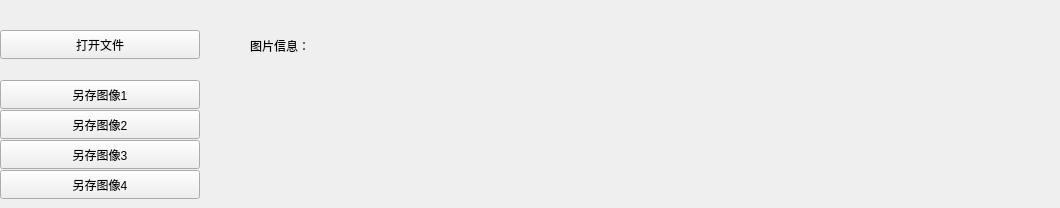
     <widget class="QWidget" name="tab">
      <attribute name="title">
       <string>文件操作</string>
      </attribute>
      <widget class="QPushButton" name="p0Button1">
       <property name="geometry">
        <rect>
         <x>0</x>
         <y>30</y>
         <width>200</width>
         <height>29</height>
        </rect>
       </property>
       <property name="minimumSize">
        <size>
         <width>200</width>
         <height>0</height>
        </size>
       </property>
       <property name="maximumSize">
        <size>
         <width>800</width>
         <height>16777215</height>
        </size>
       </property>
       <property name="text">
        <string>打开文件</string>
       </property>
      </widget>
      <widget class="QPushButton" name="p0Button3">
       <property name="geometry">
        <rect>
         <x>0</x>
         <y>80</y>
         <width>200</width>
         <height>29</height>
        </rect>
       </property>
       <property name="minimumSize">
        <size>
         <width>200</width>
         <height>0</height>
        </size>
       </property>
       <property name="maximumSize">
        <size>
         <width>800</width>
         <height>16777215</height>
        </size>
       </property>
       <property name="text">
        <string>另存图像1</string>
       </property>
      </widget>
      <widget class="QPushButton" name="p0Button3_2">
       <property name="geometry">
        <rect>
         <x>0</x>
         <y>110</y>
         <width>200</width>
         <height>29</height>
        </rect>
       </property>
       <property name="minimumSize">
        <size>
         <width>200</width>
         <height>0</height>
        </size>
       </property>
       <property name="maximumSize">
        <size>
         <width>800</width>
         <height>16777215</height>
        </size>
       </property>
       <property name="text">
        <string>另存图像2</string>
       </property>
      </widget>
      <widget class="QPushButton" name="p0Button3_3">
       <property name="geometry">
        <rect>
         <x>0</x>
         <y>140</y>
         <width>200</width>
         <height>29</height>
        </rect>
       </property>
       <property name="minimumSize">
        <size>
         <width>200</width>
         <height>0</height>
        </size>
       </property>
       <property name="maximumSize">
        <size>
         <width>800</width>
         <height>16777215</height>
        </size>
       </property>
       <property name="text">
        <string>另存图像3</string>
       </property>
      </widget>
      <widget class="QPushButton" name="p0Button3_4">
       <property name="geometry">
        <rect>
         <x>0</x>
         <y>170</y>
         <width>200</width>
         <height>29</height>
        </rect>
       </property>
       <property name="minimumSize">
        <size>
         <width>200</width>
         <height>0</height>
        </size>
       </property>
       <property name="maximumSize">
        <size>
         <width>800</width>
         <height>16777215</height>
        </size>
       </property>
       <property name="text">
        <string>另存图像4</string>
       </property>
      </widget>
      <widget class="QLabel" name="label_20">
       <property name="geometry">
        <rect>
         <x>250</x>
         <y>30</y>
         <width>801</width>
         <height>31</height>
        </rect>
       </property>
       <property name="text">
        <string>图片信息：</string>
       </property>
      </widget>
     </widget>
